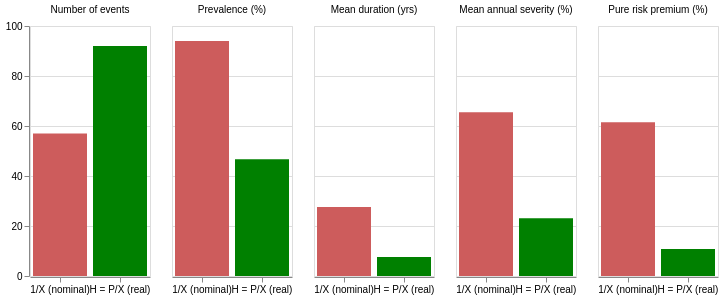

Notebook code cell kept with this figure:
### Code cell
# Summary bar chart of key metrics side by side
metrics = [
    ('Number of events', stats_H['Total events'], stats_nom['Total events']),
    ('Prevalence (%)', stats_H['Prevalence (%)'], stats_nom['Prevalence (%)']),
    ('Mean duration (yrs)', stats_H['Mean duration (yrs)'], stats_nom['Mean duration (yrs)']),
    ('Mean annual severity (%)', stats_H['Mean annual severity (%)'], stats_nom['Mean annual severity (%)']),
    ('Pure risk premium (%)', stats_H['Pure risk premium (%)'], stats_nom['Pure risk premium (%)']),
]

bar_records = []
for name, h_val, n_val in metrics:
    bar_records.append({'Metric': name, 'Index': 'H = P/X (real)', 'Value': h_val})
    bar_records.append({'Metric': name, 'Index': '1/X (nominal)', 'Value': n_val})
bar_df = pd.DataFrame(bar_records)

bars = alt.Chart(bar_df).mark_bar().encode(
    x=alt.X('Index:N', title=None, axis=alt.Axis(labelAngle=0)),
    y=alt.Y('Value:Q', title=None),
    color=alt.Color('Index:N',
                    scale=alt.Scale(domain=['H = P/X (real)', '1/X (nominal)'],
                                    range=['green', 'indianred']),
                    legend=None),
    column=alt.Column('Metric:N', title=None,
                      sort=[m[0] for m in metrics]),
).properties(width=120, height=250)

bars

### Figure 1 — Vega-Lite specification as saved in the notebook (floating-point values rounded to 4 significant figures)
{"config": {"view": {"continuousWidth": 300, "continuousHeight": 300}}, "data": {"name": "data-e048ab3b5c8c8cad9dc6449a02b9f196"}, "mark": {"type": "bar"}, "encoding": {"color": {"field": "Index", "legend": null, "scale": {"domain": ["H = P/X (real)", "1/X (nominal)"], "range": ["green", "indianred"]}, "type": "nominal"}, "column": {"field": "Metric", "sort": ["Number of events", "Prevalence (%)", "Mean duration (yrs)", "Mean annual severity (%)", "Pure risk premium (%)"], "title": null, "type": "nominal"}, "x": {"axis": {"labelAngle": 0}, "field": "Index", "title": null, "type": "nominal"}, "y": {"field": "Value", "title": null, "type": "quantitative"}}, "height": 250, "width": 120, "$schema": "https://vega.github.io/schema/vega-lite/v5.20.1.json", "datasets": {"data-e048ab3b5c8c8cad9dc6449a02b9f196": [{"Metric": "Number of events", "Index": "H = P/X (real)", "Value": 92.0}, {"Metric": "Number of events", "Index": "1/X (nominal)", "Value": 57.0}, {"Metric": "Prevalence (%)", "Index": "H = P/X (real)", "Value": 46.7}, {"Metric": "Prevalence (%)", "Index": "1/X (nominal)", "Value": 94.0}, {"Metric": "Mean duration (yrs)", "Index": "H = P/X (real)", "Value": 7.6}, {"Metric": "Mean duration (yrs)", "Index": "1/X (nominal)", "Value": 27.6}, {"Metric": "Mean annual severity (%)", "Index": "H = P/X (real)", "Value": 23.12}, {"Metric": "Mean annual severity (%)", "Index": "1/X (nominal)", "Value": 65.49}, {"Metric": "Pure risk premium (%)", "Index": "H = P/X (real)", "Value": 10.79}, {"Metric": "Pure risk premium (%)", "Index": "1/X (nominal)", "Value": 61.55}]}}
